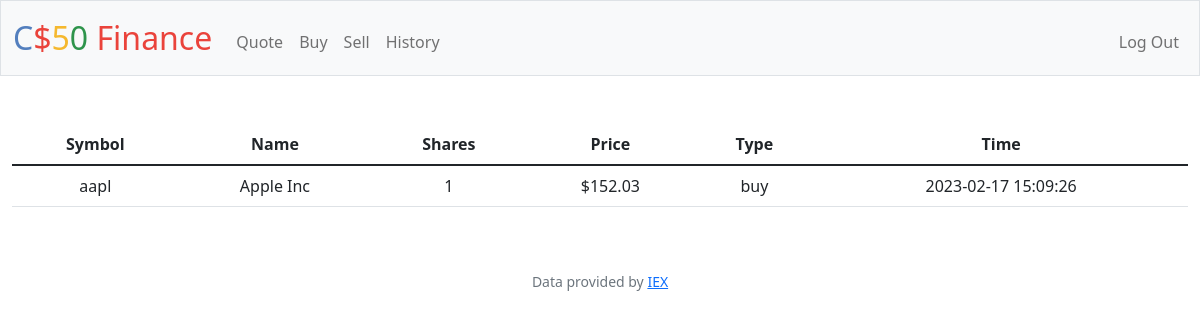
Page /history (signed in) on the earlier database version.
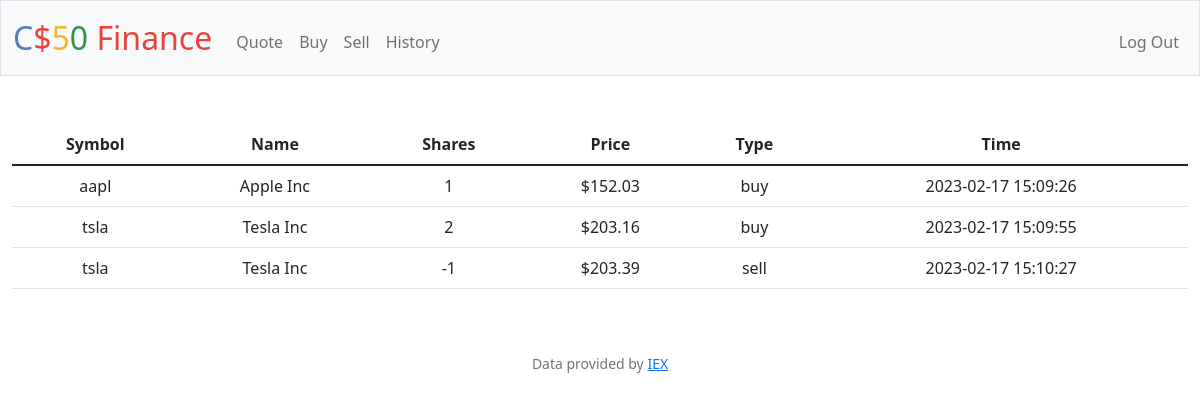
Same page on the later database version.
### tables this page shows
CREATE TABLE 'transactions' ('id' INTEGER PRIMARY KEY AUTOINCREMENT NOT NULL, 'user_id' INTEGER NOT NULL, 'name' TEXT NOT NULL, 'shares' INTEGER NOT NULL, 'price' NUMERIC NOT NULL, 'type' TEXT NOT NULL, 'symbol' TEXT NOT NULL, 'time' DATETIME DEFAULT CURRENT_TIMESTAMP);

### app.py (the view)
@app.route("/history")
@login_required
def history():
    user_id = session["user_id"]
    stocks = db.execute("SELECT * FROM transactions WHERE user_id = ?", user_id)
    return render_template("history.html", stocks=stocks, usd=usd)

### app.py (called while the page is built)
@app.after_request
def after_request(response):
    response.headers["Cache-Control"] = "no-cache, no-store, must-revalidate"
    response.headers["Expires"] = 0
    response.headers["Pragma"] = "no-cache"
    return response

### helpers.py (called while the page is built)
def login_required(f):
    @wraps(f)
    def decorated_function(*args, **kwargs):
        if session.get("user_id") is None:
            return redirect("/login")
        return f(*args, **kwargs)
    return decorated_function

def usd(value):
    return f"${value:,.2f}"

### templates/history.html (shortened to what this page needs)
{% extends "layout.html" %}
{% block main %}
<div>
<table class="table">
    <thead>
        <tr>
            <th>Symbol</th> <th>Name</th> <th>Shares</th> <th>Price</th> <th>Type</th> <th>Time</th>
        </tr>
    </thead>
    <tbody>
            {% for data in stocks %}
            <tr>
                <td>
                    {{data["symbol"]}}
                </td>
                <td>
                    {{data["name"]}}
                </td>
                <td>
                    {{data["shares"]}}
                </td>
                <td>
                    {{usd(data["price"])}}
                </td>
                <td>
                    {{data["type"]}}
                </td>
                <td>
                    {{data["time"]}}
                </td>
            </tr>
            {% endfor %}
    </tbody>
</table>
</div>
{% endblock %}

### templates/layout.html (shortened to what this page needs)
<!DOCTYPE html>
<html lang="en">
    <head>
        <link href="https://cdn.jsdelivr.net/npm/bootstrap@5.1.3/dist/css/bootstrap.min.css" rel="stylesheet">
        <link href="/static/styles.css" rel="stylesheet">
    </head>
    <body>
        <nav class="bg-light border navbar navbar-expand-md navbar-light">
            <div class="container-fluid">
                <a class="navbar-brand" href="/"><span class="blue">C</span><span class="red">$</span><span class="yellow">5</span><span class="green">0</span> <span class="red">Finance</span></a>
                <div class="collapse navbar-collapse" id="navbar">
                    {% if session["user_id"] %}
                        <ul class="navbar-nav me-auto mt-2">
                            <li class="nav-item"><a class="nav-link" href="/quote">Quote</a></li>
                            <li class="nav-item"><a class="nav-link" href="/buy">Buy</a></li>
                            <li class="nav-item"><a class="nav-link" href="/sell">Sell</a></li>
                            <li class="nav-item"><a class="nav-link" href="/history">History</a></li>
                        </ul>
                        <ul class="navbar-nav ms-auto mt-2">
                            <li class="nav-item"><a class="nav-link" href="/logout">Log Out</a></li>
                        </ul>
                    {% else %}
                        <ul class="navbar-nav ms-auto mt-2">
                            <li class="nav-item"><a class="nav-link" href="/register">Register</a></li>
                            <li class="nav-item"><a class="nav-link" href="/login">Log In</a></li>
                        </ul>
                    {% endif %}
                </div>
            </div>
        </nav>
        <main class="container-fluid py-5 text-center">
            {% block main %}{% endblock %}
        </main>
        <footer class="mb-5 small text-center text-muted">
            Data provided by <a href="https://iexcloud.io/">IEX</a>
        </footer>
    </body>
</html>

### static/styles.css (style rules this page uses)
nav .navbar-brand { font-size: xx-large; }
nav .navbar-brand .blue { color: #537fbe; }
nav .navbar-brand .red { color: #ea433b; }
nav .navbar-brand .yellow { color: #f5b82e; }
nav .navbar-brand .green { color: #2e944b; }

Differences in the rows shown:
added transactions: symbol "tsla", name "Tesla Inc", shares "2", price "$203.16", type "buy", time "2023-02-17 15:09:55"
added transactions: symbol "tsla", name "Tesla Inc", shares "-1", price "$203.39", type "sell", time "2023-02-17 15:10:27"
